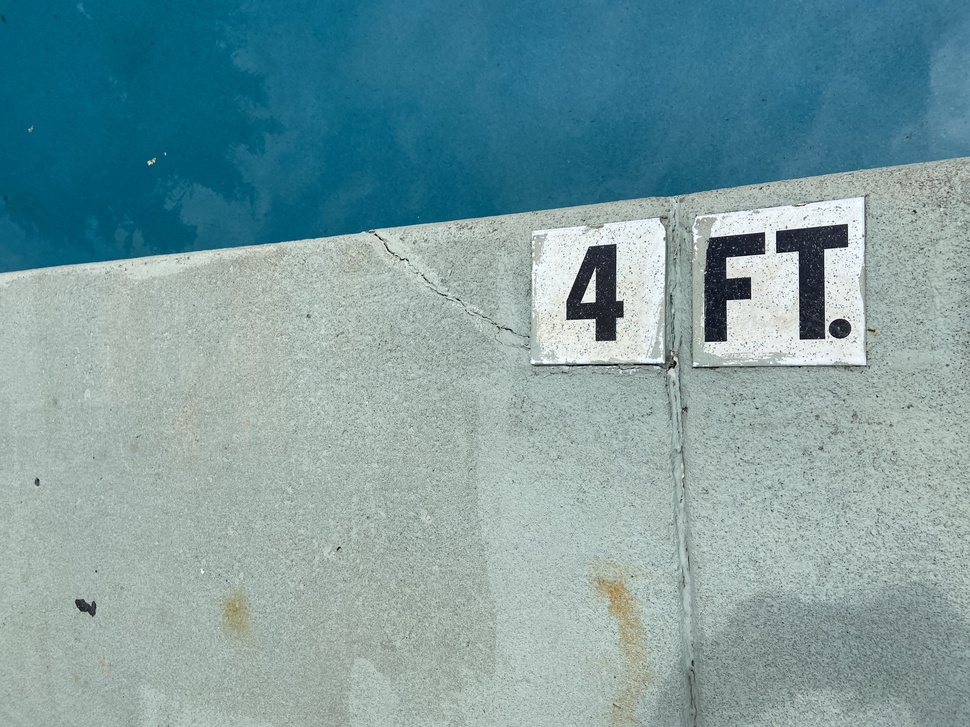
#> input picture panos/pool_left.jpg, 970 x 727 px, shrunk from 4032 x 3024 before the run, found by its file name
$ python _features.py
#> lines starting #> are read from the running program, lines starting #| are printed output that depends on the picture
import cv2
import numpy as np
import matplotlib.pyplot as plt


def bf_orb(img1: np.array, img2: np.array, num_matches=10, show_matches=False) -> int:
    orb: cv2.ORB = cv2.ORB_create()

    kp1, des1 = orb.detectAndCompute(img1, None)
    kp2, des2 = orb.detectAndCompute(img2, None)

    bf: cv2.BFMatcher = cv2.BFMatcher(cv2.NORM_HAMMING, crossCheck=True)

    matches: List[cv2.DMatch] = bf.match(des1, des2)

    matches: List[cv2.DMatch] = sorted(matches, key=lambda x: x.distance)[:num_matches]

    if show_matches:
        img_matches: np.array = cv2.drawMatches(img1, kp1, img2, kp2, matches, None,
                                      flags=cv2.DrawMatchesFlags_NOT_DRAW_SINGLE_POINTS)

        plt.imshow(img_matches), plt.show()

    return matches


if __name__ == '__main__':
    def main():
        img1 = cv2.imread("project4/data2/pool_left.jpg")
#> img1 is the input picture: shape (727, 970, 3); mean B, G, R 159.3, 155.1, 122.4
        img2 = cv2.imread("project4/data2/pool_right.jpg")
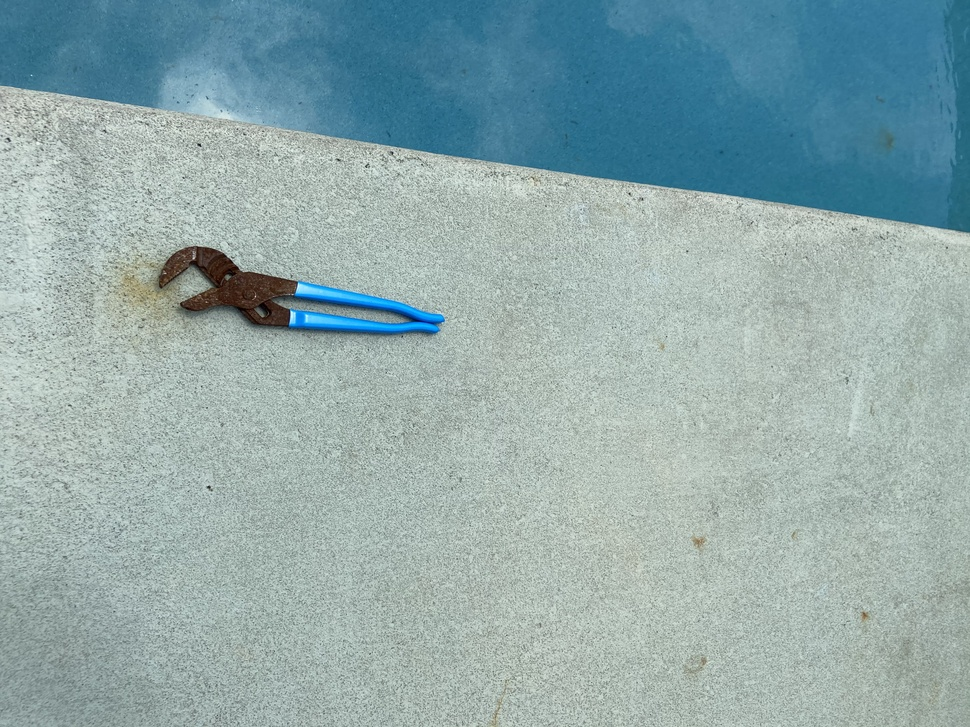
#> input picture panos/pool_right.jpg, 970 x 727 px, shrunk from 4032 x 3024 before the run, found by its file name
#> img2 is the input picture: shape (727, 970, 3); mean B, G, R 170.5, 169.2, 144.7

        bf_orb(img1, img2, show_matches=True)
#> in bf_orb, `kp1, des1 = orb.detectAndCompute(img1, None)`: kp1 = 500 keypoints; strongest (x, y, size): (802, 338, 31), (749, 297, 31), (582, 300, 31), (763, 233, 31)
#> in bf_orb, `kp2, des2 = orb.detectAndCompute(img2, None)`: kp2 = 498 keypoints; strongest (x, y, size): (200, 145, 31), (289, 311, 31), (208, 486, 31), (291, 312, 31)
#> in bf_orb, `matches: List[cv2.DMatch] = bf.match(des1, des2)`: matches = 114 matches
#> in bf_orb, `matches: List[cv2.DMatch] = sorted(matches, key=lambda x: x.distance)[..`: matches = 10 matches
#> in bf_orb, `img_matches: np.array = cv2.drawMatches(img1, kp1, img2, kp2, matches,..`:
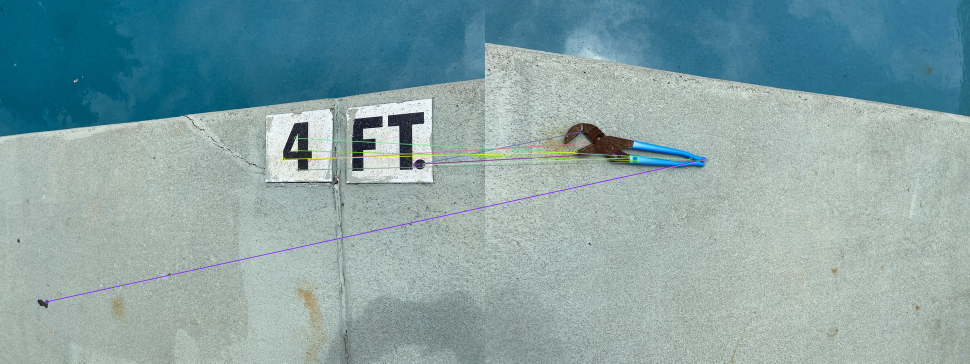
#> img_matches: shape (727, 1940, 3) (shown at 1/2 size); mean B, G, R 164.8, 162, 133.6
    main()
